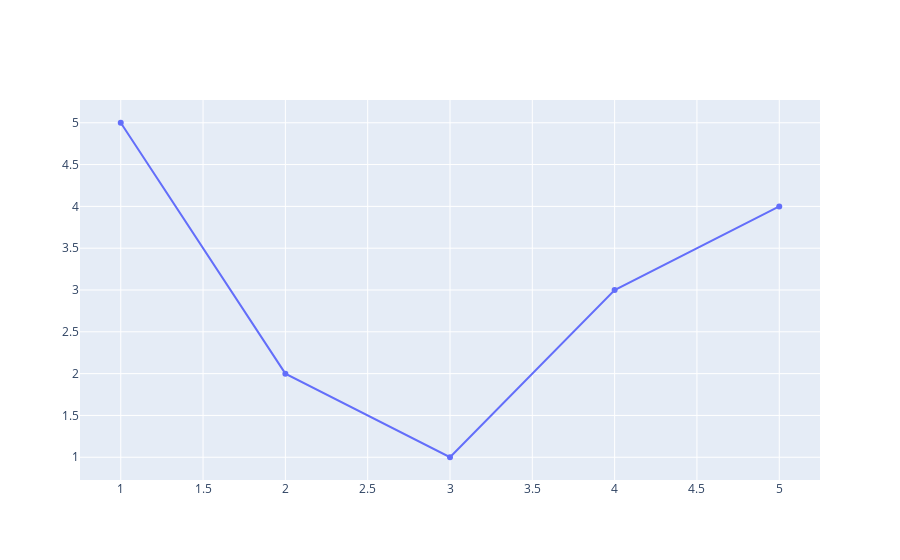

The notebook cell this image was saved under:
### Code cell
import plotly.graph_objects as go
fig =go.Figure()
fig.add_trace(go.Scatter(x=x_piont,y=y_point))
fig.show()

### Figure 1 — Plotly figure (JSON) as saved in the notebook; plotly's stock layout.template omitted (floating-point values rounded to 4 significant figures)
{"data": [{"type": "scatter", "x": [1, 2, 3, 4, 5], "y": [5, 2, 1, 3, 4]}], "layout": {"autosize": true, "xaxis": {"autorange": true, "range": [0.744, 5.256], "type": "linear"}, "yaxis": {"autorange": true, "range": [0.6699, 5.33], "type": "linear"}}}
